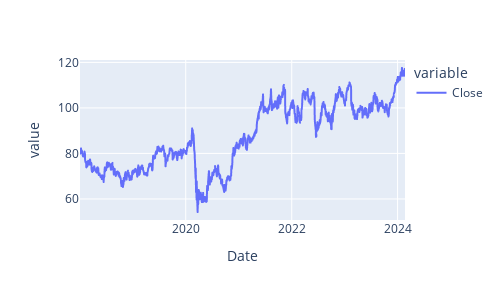

Notebook cell for this chart:
### Code cell
df.Close.plot().update_layout(autosize = False, width=500, height=300)

### Figure 1 — Plotly figure (JSON) as saved in the notebook; plotly's stock layout.template omitted (floating-point values rounded to 4 significant figures; data arrays with more than 128 entries replaced by an {"elided": "..."} marker saying what was removed)
{"data": [{"hovertemplate": "variable=Close<br>Date=%{x}<br>value=%{y}<extra></extra>", "legendgroup": "Close", "line": {"color": "#636efa", "dash": "solid"}, "marker": {"symbol": "circle"}, "mode": "lines", "name": "Close", "showlegend": true, "type": "scattergl", "x": {"elided": "1554 str values"}, "xaxis": "x", "y": {"elided": "1554 float values"}, "yaxis": "y"}], "layout": {"autosize": false, "height": 300, "legend": {"title": {"text": "variable"}, "tracegroupgap": 0}, "margin": {"t": 60}, "width": 500, "xaxis": {"anchor": "y", "autorange": true, "domain": [0, 1], "range": ["2018-01-02", "2024-02-21"], "title": {"text": "Date"}, "type": "date"}, "yaxis": {"anchor": "x", "autorange": true, "domain": [0, 1], "range": [50.74, 121.0], "title": {"text": "value"}, "type": "linear"}}}
